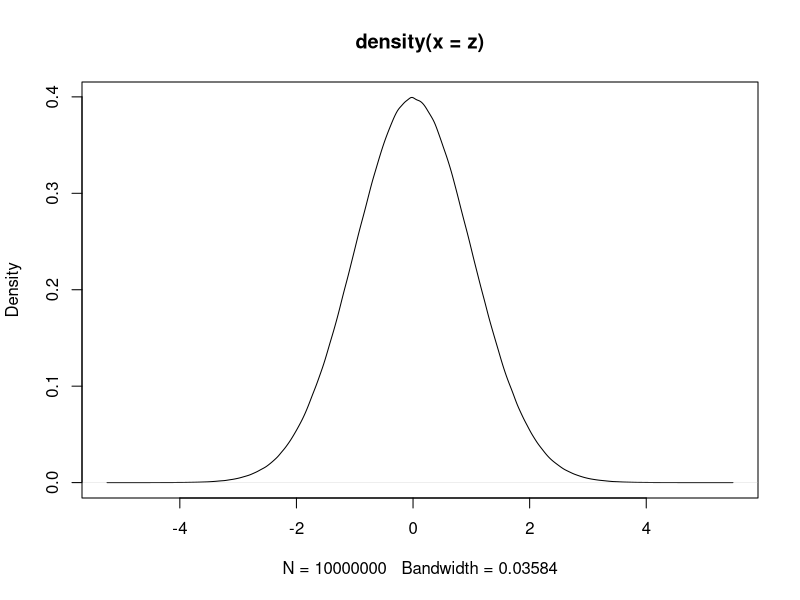
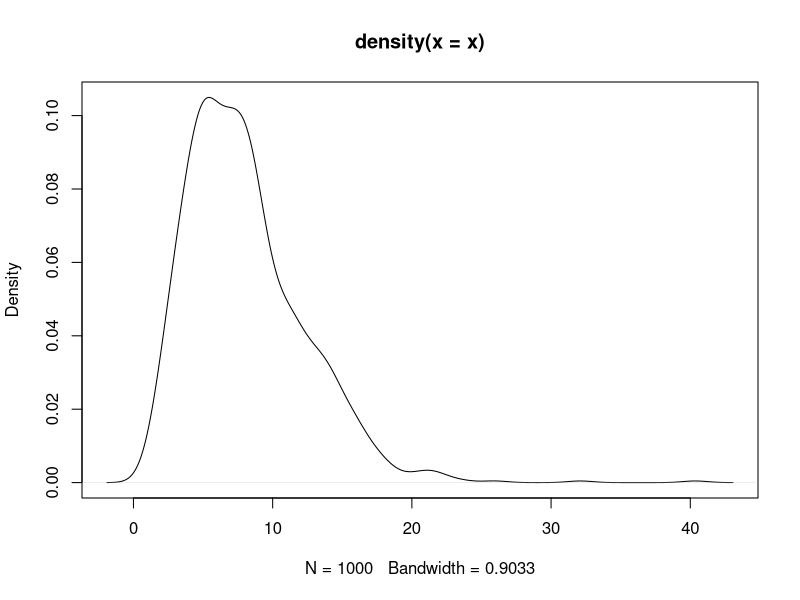

Here is the R script that generated these plots, in order:
##CI construction 

z=rnorm(10000000)
plot(density(z))

#for 90% CI
quantile(z, 0.05)

#for 95% CI
quantile(z, 0.025)


#for 99% CI
quantile(z, 0.005)

##CI for population proportion 
#mean=p, sd=sqrt(pq/n)

qnorm(0.05)

#95%CI=[phat-1.96*SQRT(p1/n), phat+1.96*SQRT(p1/n)]


qnorm(0.05)

#95%CI=[phat-1.64*SQRT(p1/n), phat+1.64*SQRT(p1/n)]


#chi square distribution 
x=rchisq(1000
         , df=8)
x

plot(density(x))

quantile(x, 0.05)
